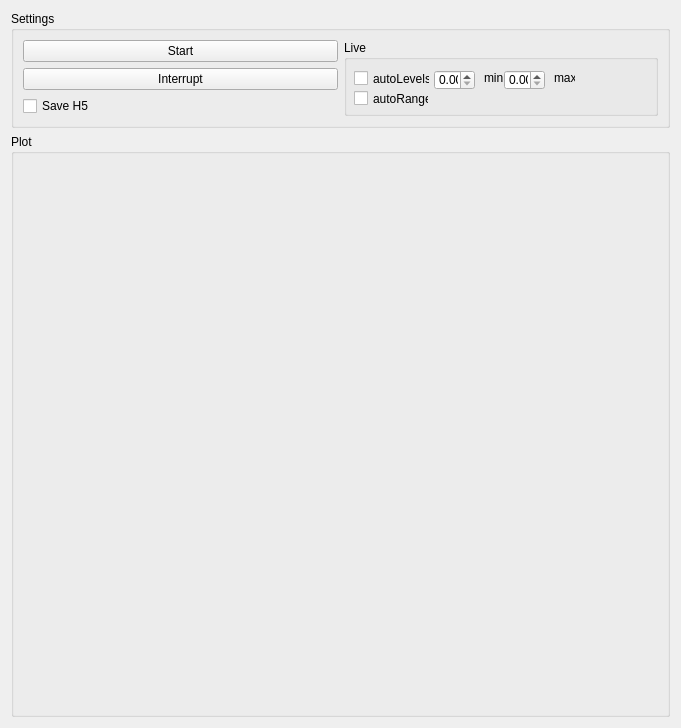
<?xml version="1.0" encoding="UTF-8"?>
<ui version="4.0">
 <class>Form</class>
 <widget class="QWidget" name="Form">
  <property name="geometry">
   <rect>
    <x>0</x>
    <y>0</y>
    <width>681</width>
    <height>728</height>
   </rect>
  </property>
  <property name="windowTitle">
   <string>Form</string>
  </property>
  <layout class="QGridLayout" name="gridLayout_2" rowstretch="0,1">
   <item row="1" column="0">
    <widget class="QGroupBox" name="plot_groupBox">
     <property name="title">
      <string>Plot</string>
     </property>
     <layout class="QVBoxLayout" name="verticalLayout"/>
    </widget>
   </item>
   <item row="0" column="0">
    <widget class="QGroupBox" name="settings_groupBox">
     <property name="title">
      <string>Settings</string>
     </property>
     <layout class="QGridLayout" name="gridLayout">
      <item row="2" column="0">
       <widget class="QCheckBox" name="save_h5_checkBox">
        <property name="text">
         <string>Save H5</string>
        </property>
       </widget>
      </item>
      <item row="1" column="0">
       <widget class="QPushButton" name="interrupt_pushButton">
        <property name="text">
         <string>Interrupt</string>
        </property>
       </widget>
      </item>
      <item row="0" column="0">
       <widget class="QPushButton" name="start_pushButton">
        <property name="text">
         <string>Start</string>
        </property>
       </widget>
      </item>
      <item row="0" column="1" rowspan="3">
       <widget class="QGroupBox" name="Live_groupBox">
        <property name="title">
         <string>Live</string>
        </property>
        <widget class="QCheckBox" name="autoLevels_checkBox">
         <property name="geometry">
          <rect>
           <x>10</x>
           <y>30</y>
           <width>76</width>
           <height>17</height>
          </rect>
         </property>
         <property name="text">
          <string>autoLevels</string>
         </property>
        </widget>
        <widget class="QDoubleSpinBox" name="min_doubleSpinBox">
         <property name="geometry">
          <rect>
           <x>90</x>
           <y>30</y>
           <width>41</width>
           <height>20</height>
          </rect>
         </property>
        </widget>
        <widget class="QDoubleSpinBox" name="max_doubleSpinBox">
         <property name="geometry">
          <rect>
           <x>160</x>
           <y>30</y>
           <width>41</width>
           <height>20</height>
          </rect>
         </property>
        </widget>
        <widget class="QLabel" name="label_max">
         <property name="geometry">
          <rect>
           <x>140</x>
           <y>30</y>
           <width>21</width>
           <height>16</height>
          </rect>
         </property>
         <property name="text">
          <string>min</string>
         </property>
        </widget>
        <widget class="QLabel" name="label_min">
         <property name="geometry">
          <rect>
           <x>210</x>
           <y>30</y>
           <width>21</width>
           <height>16</height>
          </rect>
         </property>
         <property name="text">
          <string>max</string>
         </property>
        </widget>
        <widget class="QCheckBox" name="autoRange_checkBox">
         <property name="geometry">
          <rect>
           <x>10</x>
           <y>50</y>
           <width>75</width>
           <height>17</height>
          </rect>
         </property>
         <property name="text">
          <string>autoRange</string>
         </property>
        </widget>
        <zorder>label_max</zorder>
        <zorder>autoLevels_checkBox</zorder>
        <zorder>min_doubleSpinBox</zorder>
        <zorder>max_doubleSpinBox</zorder>
        <zorder>label_min</zorder>
        <zorder>autoRange_checkBox</zorder>
       </widget>
      </item>
     </layout>
    </widget>
   </item>
  </layout>
 </widget>
 <resources/>
 <connections/>
</ui>
